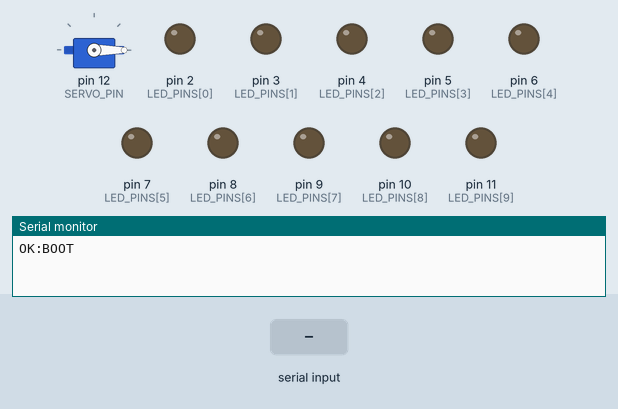
Simulated run of this sketch. Board: Arduino Uno, built with avr-gcc and run on an emulated ATmega328P. Shown: servo, output pins drawn as LEDs (lit = HIGH), the last lines printed to the serial monitor. Inputs (shaded band) come from the test bench.

Above: at 1.2 s.
1.3 s: "90,45\n" received over Serial
At 1.6 s:
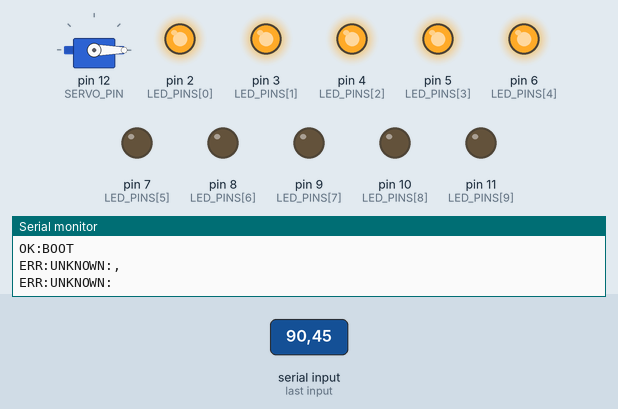
2.8 s: byte 79 ('O') received over Serial
At 4.0 s:
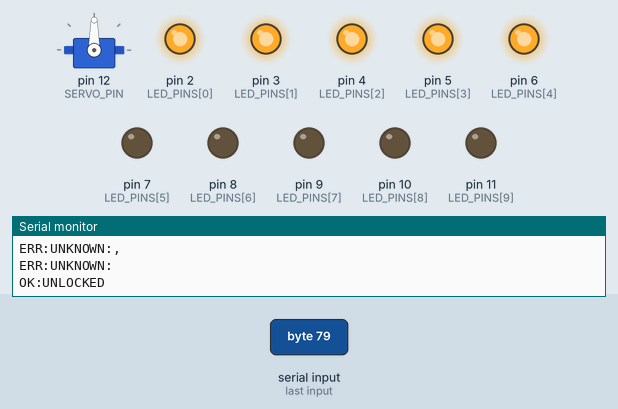
4.3 s: "S90\n" received over Serial
At 5.1 s:
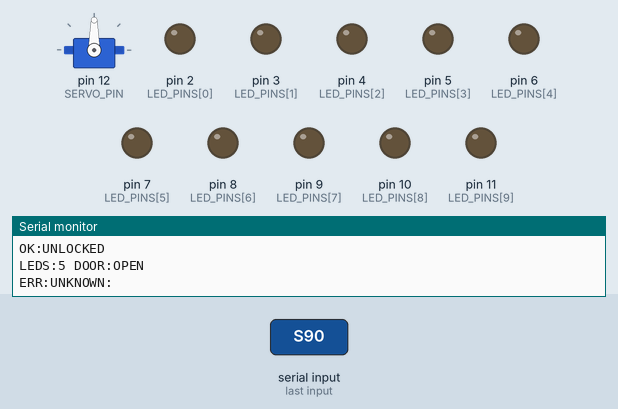
5.8 s: "S,45\n" received over Serial
At 6.3 s:
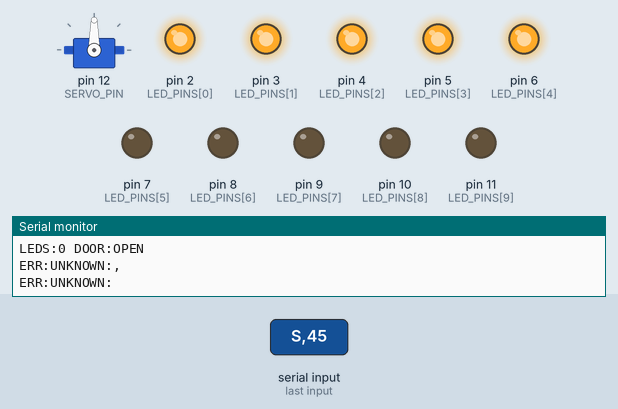
7.3 s: "1" received over Serial
At 8.5 s:
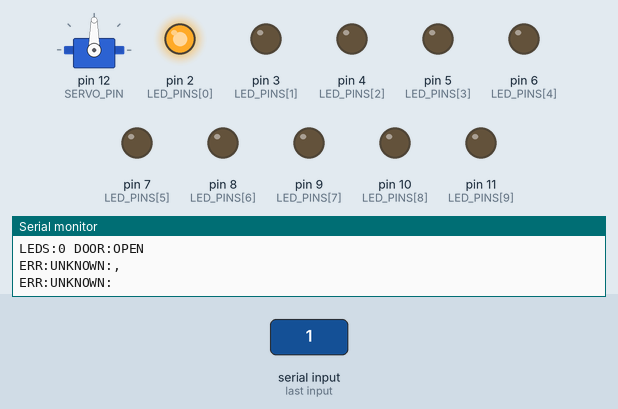
8.8 s: byte 67 ('C') received over Serial
At 9.8 s:
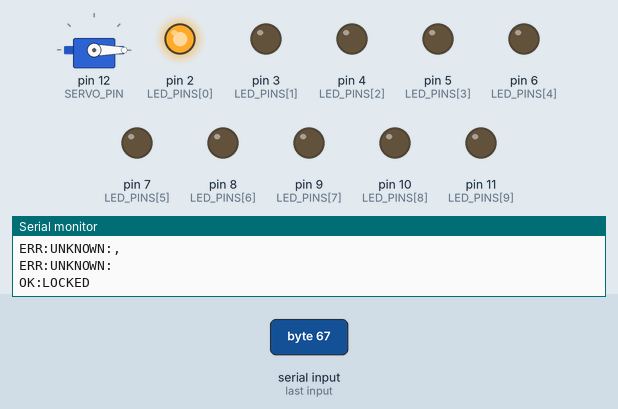
Timing chart, 0 to 11.3 s (numbered marks = the images above; inputs shaded):
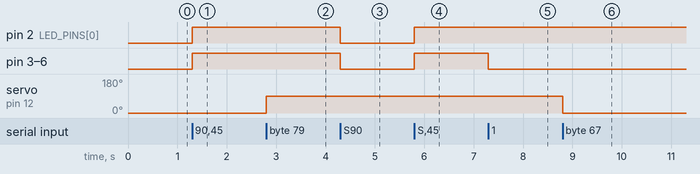

The sketch:

seat-key-controller.ino
```cpp
// Seat Key Controller for an AI City residency
// Pi 4 sends single-character commands over USB serial.
// LED bar on D2-D11, servo latch on D12.
//
// Commands:
//   '0'-'9'  — light N LEDs
//   'O'      — unlock door (servo to 90°)
//   'C'      — lock door (servo to 0°)
//   'R'      — reset (all LEDs off, door locked)
//   'S'      — status query

#include <Servo.h>

Servo latch;
const int LED_PINS[] = {2, 3, 4, 5, 6, 7, 8, 9, 10, 11};
const int LED_COUNT = 10;
const int SERVO_PIN = 12;

const int SERVO_LOCKED = 0;
const int SERVO_UNLOCKED = 90;

void setup() {
  Serial.begin(115200);
  for (int i = 0; i < LED_COUNT; i++) {
    pinMode(LED_PINS[i], OUTPUT);
    digitalWrite(LED_PINS[i], LOW);
  }
  latch.attach(SERVO_PIN);
  latch.write(SERVO_LOCKED);
  Serial.println("OK:BOOT");
}

void loop() {
  if (Serial.available() > 0) {
    char cmd = Serial.read();

    switch (cmd) {
      case '0': case '1': case '2': case '3': case '4':
      case '5': case '6': case '7': case '8': case '9':
        setLEDs(cmd - '0');
        break;

      case 'O':  // Open door
        latch.write(SERVO_UNLOCKED);
        Serial.println("OK:UNLOCKED");
        break;

      case 'C':  // Close door
        latch.write(SERVO_LOCKED);
        Serial.println("OK:LOCKED");
        break;

      case 'R':  // Reset
        setLEDs(0);
        latch.write(SERVO_LOCKED);
        Serial.println("OK:RESET");
        break;

      case 'S':  // Status query
        Serial.print("LEDS:");
        Serial.print(currentLEDs());
        Serial.print(" DOOR:");
        Serial.println(latch.read() == SERVO_UNLOCKED ? "OPEN" : "LOCKED");
        break;

      default:
        Serial.print("ERR:UNKNOWN:");
        Serial.println(cmd);
        break;
    }
  }
}

void setLEDs(int count) {
  if (count < 0) count = 0;
  if (count > LED_COUNT) count = LED_COUNT;
  for (int i = 0; i < LED_COUNT; i++) {
    digitalWrite(LED_PINS[i], i < count ? HIGH : LOW);
  }
}

int currentLEDs() {
  int count = 0;
  for (int i = 0; i < LED_COUNT; i++) {
    if (digitalRead(LED_PINS[i]) == HIGH) count++;
  }
  return count;
}
```

Measured:
- after the input at 1.3 s, pin 2 (LED_PINS[0]), pin 3 (LED_PINS[1]), pin 4 (LED_PINS[2]), pin 5 (LED_PINS[3]), pin 6 (LED_PINS[4]): LOW → HIGH at once
- after the input at 2.8 s, servo on pin 12 (SERVO_PIN): 0° → 90° at once
- after the input at 4.3 s, pin 2 (LED_PINS[0]), pin 3 (LED_PINS[1]), pin 4 (LED_PINS[2]), pin 5 (LED_PINS[3]), pin 6 (LED_PINS[4]): HIGH → LOW at once
- after the input at 5.8 s, pin 2 (LED_PINS[0]), pin 3 (LED_PINS[1]), pin 4 (LED_PINS[2]), pin 5 (LED_PINS[3]), pin 6 (LED_PINS[4]): LOW → HIGH at once
- after the input at 7.3 s, pin 3 (LED_PINS[1]), pin 4 (LED_PINS[2]), pin 5 (LED_PINS[3]), pin 6 (LED_PINS[4]): HIGH → LOW at once
- after the input at 8.8 s, servo on pin 12 (SERVO_PIN): 90° → 0° at once
